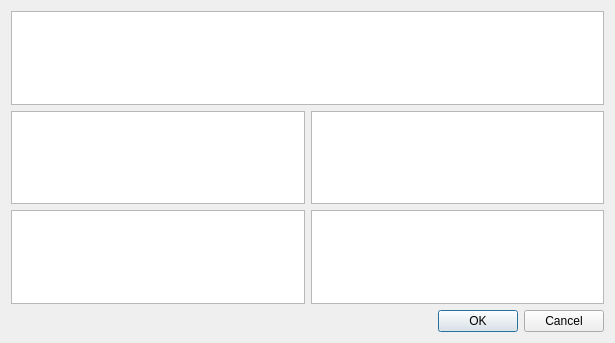
<?xml version="1.0" encoding="UTF-8"?>
<ui version="4.0">
 <class>DrugsWidget::InteractionSynthesisDialog</class>
 <widget class="QDialog" name="DrugsWidget::InteractionSynthesisDialog">
  <property name="geometry">
   <rect>
    <x>0</x>
    <y>0</y>
    <width>615</width>
    <height>343</height>
   </rect>
  </property>
  <property name="windowTitle">
   <string>Dialog</string>
  </property>
  <layout class="QGridLayout" name="gridLayout">
   <item row="0" column="0" colspan="2">
    <layout class="QHBoxLayout" name="toolbarLayout">
     <property name="spacing">
      <number>0</number>
     </property>
    </layout>
   </item>
   <item row="1" column="0" colspan="2">
    <widget class="QTableWidget" name="interactors">
     <property name="editTriggers">
      <set>QAbstractItemView::NoEditTriggers</set>
     </property>
     <property name="selectionMode">
      <enum>QAbstractItemView::SingleSelection</enum>
     </property>
     <property name="selectionBehavior">
      <enum>QAbstractItemView::SelectRows</enum>
     </property>
     <property name="gridStyle">
      <enum>Qt::NoPen</enum>
     </property>
    </widget>
   </item>
   <item row="3" column="0">
    <widget class="QTextBrowser" name="riskBrowser">
     <property name="toolTip">
      <string>Risk</string>
     </property>
    </widget>
   </item>
   <item row="4" column="0" colspan="2">
    <widget class="QDialogButtonBox" name="buttonBox">
     <property name="orientation">
      <enum>Qt::Horizontal</enum>
     </property>
     <property name="standardButtons">
      <set>QDialogButtonBox::Cancel|QDialogButtonBox::Ok</set>
     </property>
    </widget>
   </item>
   <item row="3" column="1">
    <widget class="QTextBrowser" name="managementBrowser">
     <property name="toolTip">
      <string>Management</string>
     </property>
    </widget>
   </item>
   <item row="2" column="0">
    <widget class="QTextBrowser" name="firstClassInfos"/>
   </item>
   <item row="2" column="1">
    <widget class="QTextBrowser" name="secondClassInfos"/>
   </item>
  </layout>
 </widget>
 <resources/>
 <connections>
  <connection>
   <sender>buttonBox</sender>
   <signal>accepted()</signal>
   <receiver>DrugsWidget::InteractionSynthesisDialog</receiver>
   <slot>accept()</slot>
   <hints>
    <hint type="sourcelabel">
     <x>248</x>
     <y>254</y>
    </hint>
    <hint type="destinationlabel">
     <x>157</x>
     <y>274</y>
    </hint>
   </hints>
  </connection>
  <connection>
   <sender>buttonBox</sender>
   <signal>rejected()</signal>
   <receiver>DrugsWidget::InteractionSynthesisDialog</receiver>
   <slot>reject()</slot>
   <hints>
    <hint type="sourcelabel">
     <x>316</x>
     <y>260</y>
    </hint>
    <hint type="destinationlabel">
     <x>286</x>
     <y>274</y>
    </hint>
   </hints>
  </connection>
 </connections>
</ui>
